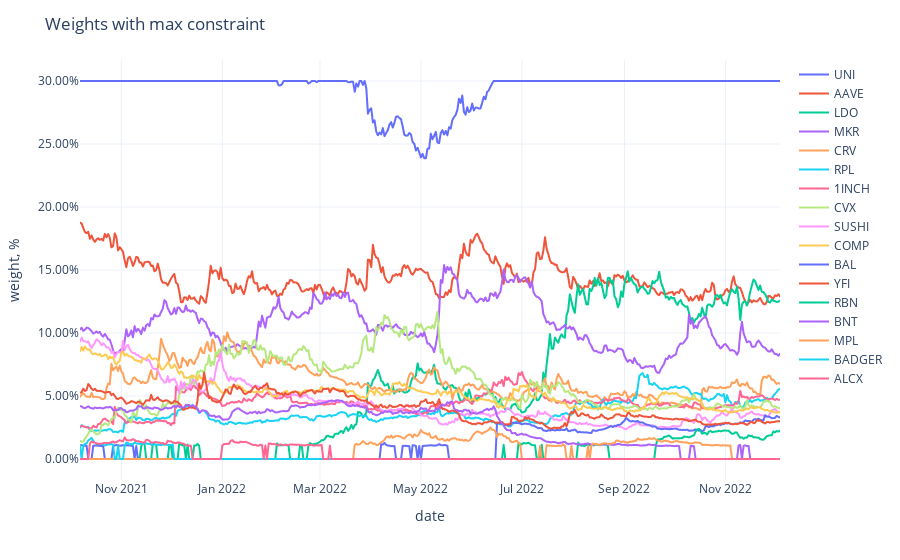

Notebook code for this chart:
### Code cell
fig = px.line(adjusted_weights,
              labels={'value': 'weight, %', 'variable': ''})
fig.update_traces(
    hovertemplate="%{y}"
)
fig.update_yaxes(
    tickformat=".2%",
)
fig.update_xaxes(
    showspikes=True,
    spikethickness=2,
    spikedash="dot",
    spikecolor="#999999",
    spikemode="across",
)
fig.update_layout(
    hovermode="x",
    hoverdistance=100,  ## Distance to show hover label of data point
    spikedistance=1000,  ## Distance to show spike
    template='plotly_white',
    title='Weights with max constraint'
)

### Figure 1 — Plotly figure (JSON) as saved in the notebook; plotly's stock layout.template omitted (floating-point values rounded to 4 significant figures; data arrays with more than 128 entries replaced by an {"elided": "..."} marker saying what was removed)
{"data": [{"hovertemplate": "%{y}", "legendgroup": "UNI", "line": {"color": "#636efa", "dash": "solid"}, "marker": {"symbol": "circle"}, "mode": "lines", "name": "UNI", "showlegend": true, "type": "scattergl", "x": {"elided": "424 str values"}, "xaxis": "x", "y": {"elided": "424 float values"}, "yaxis": "y"}, {"hovertemplate": "%{y}", "legendgroup": "AAVE", "line": {"color": "#EF553B", "dash": "solid"}, "marker": {"symbol": "circle"}, "mode": "lines", "name": "AAVE", "showlegend": true, "type": "scattergl", "x": {"elided": "424 str values"}, "xaxis": "x", "y": {"elided": "424 float values"}, "yaxis": "y"}, {"hovertemplate": "%{y}", "legendgroup": "LDO", "line": {"color": "#00cc96", "dash": "solid"}, "marker": {"symbol": "circle"}, "mode": "lines", "name": "LDO", "showlegend": true, "type": "scattergl", "x": {"elided": "424 str values"}, "xaxis": "x", "y": {"elided": "424 float values"}, "yaxis": "y"}, {"hovertemplate": "%{y}", "legendgroup": "MKR", "line": {"color": "#ab63fa", "dash": "solid"}, "marker": {"symbol": "circle"}, "mode": "lines", "name": "MKR", "showlegend": true, "type": "scattergl", "x": {"elided": "424 str values"}, "xaxis": "x", "y": {"elided": "424 float values"}, "yaxis": "y"}, {"hovertemplate": "%{y}", "legendgroup": "CRV", "line": {"color": "#FFA15A", "dash": "solid"}, "marker": {"symbol": "circle"}, "mode": "lines", "name": "CRV", "showlegend": true, "type": "scattergl", "x": {"elided": "424 str values"}, "xaxis": "x", "y": {"elided": "424 float values"}, "yaxis": "y"}, {"hovertemplate": "%{y}", "legendgroup": "RPL", "line": {"color": "#19d3f3", "dash": "solid"}, "marker": {"symbol": "circle"}, "mode": "lines", "name": "RPL", "showlegend": true, "type": "scattergl", "x": {"elided": "424 str values"}, "xaxis": "x", "y": {"elided": "424 float values"}, "yaxis": "y"}, {"hovertemplate": "%{y}", "legendgroup": "1INCH", "line": {"color": "#FF6692", "dash": "solid"}, "marker": {"symbol": "circle"}, "mode": "lines", "name": "1INCH", "showlegend": true, "type": "scattergl", "x": {"elided": "424 str values"}, "xaxis": "x", "y": {"elided": "424 float values"}, "yaxis": "y"}, {"hovertemplate": "%{y}", "legendgroup": "CVX", "line": {"color": "#B6E880", "dash": "solid"}, "marker": {"symbol": "circle"}, "mode": "lines", "name": "CVX", "showlegend": true, "type": "scattergl", "x": {"elided": "424 str values"}, "xaxis": "x", "y": {"elided": "424 float values"}, "yaxis": "y"}, {"hovertemplate": "%{y}", "legendgroup": "SUSHI", "line": {"color": "#FF97FF", "dash": "solid"}, "marker": {"symbol": "circle"}, "mode": "lines", "name": "SUSHI", "showlegend": true, "type": "scattergl", "x": {"elided": "424 str values"}, "xaxis": "x", "y": {"elided": "424 float values"}, "yaxis": "y"}, {"hovertemplate": "%{y}", "legendgroup": "COMP", "line": {"color": "#FECB52", "dash": "solid"}, "marker": {"symbol": "circle"}, "mode": "lines", "name": "COMP", "showlegend": true, "type": "scattergl", "x": {"elided": "424 str values"}, "xaxis": "x", "y": {"elided": "424 float values"}, "yaxis": "y"}, {"hovertemplate": "%{y}", "legendgroup": "BAL", "line": {"color": "#636efa", "dash": "solid"}, "marker": {"symbol": "circle"}, "mode": "lines", "name": "BAL", "showlegend": true, "type": "scattergl", "x": {"elided": "424 str values"}, "xaxis": "x", "y": {"elided": "424 float values"}, "yaxis": "y"}, {"hovertemplate": "%{y}", "legendgroup": "YFI", "line": {"color": "#EF553B", "dash": "solid"}, "marker": {"symbol": "circle"}, "mode": "lines", "name": "YFI", "showlegend": true, "type": "scattergl", "x": {"elided": "424 str values"}, "xaxis": "x", "y": {"elided": "424 float values"}, "yaxis": "y"}, {"hovertemplate": "%{y}", "legendgroup": "RBN", "line": {"color": "#00cc96", "dash": "solid"}, "marker": {"symbol": "circle"}, "mode": "lines", "name": "RBN", "showlegend": true, "type": "scattergl", "x": {"elided": "424 str values"}, "xaxis": "x", "y": {"elided": "424 float values"}, "yaxis": "y"}, {"hovertemplate": "%{y}", "legendgroup": "BNT", "line": {"color": "#ab63fa", "dash": "solid"}, "marker": {"symbol": "circle"}, "mode": "lines", "name": "BNT", "showlegend": true, "type": "scattergl", "x": {"elided": "424 str values"}, "xaxis": "x", "y": {"elided": "424 float values"}, "yaxis": "y"}, {"hovertemplate": "%{y}", "legendgroup": "MPL", "line": {"color": "#FFA15A", "dash": "solid"}, "marker": {"symbol": "circle"}, "mode": "lines", "name": "MPL", "showlegend": true, "type": "scattergl", "x": {"elided": "424 str values"}, "xaxis": "x", "y": {"elided": "424 float values"}, "yaxis": "y"}, {"hovertemplate": "%{y}", "legendgroup": "BADGER", "line": {"color": "#19d3f3", "dash": "solid"}, "marker": {"symbol": "circle"}, "mode": "lines", "name": "BADGER", "showlegend": true, "type": "scattergl", "x": {"elided": "424 str values"}, "xaxis": "x", "y": {"elided": "424 float values"}, "yaxis": "y"}, {"hovertemplate": "%{y}", "legendgroup": "ALCX", "line": {"color": "#FF6692", "dash": "solid"}, "marker": {"symbol": "circle"}, "mode": "lines", "name": "ALCX", "showlegend": true, "type": "scattergl", "x": {"elided": "424 str values"}, "xaxis": "x", "y": {"elided": "424 float values"}, "yaxis": "y"}], "layout": {"hoverdistance": 100, "hovermode": "x", "legend": {"title": {"text": ""}, "tracegroupgap": 0}, "margin": {"t": 60}, "spikedistance": 1000, "title": {"text": "Weights with max constraint"}, "xaxis": {"anchor": "y", "domain": [0, 1], "showspikes": true, "spikecolor": "#999999", "spikedash": "dot", "spikemode": "across", "spikethickness": 2, "title": {"text": "date"}}, "yaxis": {"anchor": "x", "domain": [0, 1], "tickformat": ".2%", "title": {"text": "weight, %"}}}}
